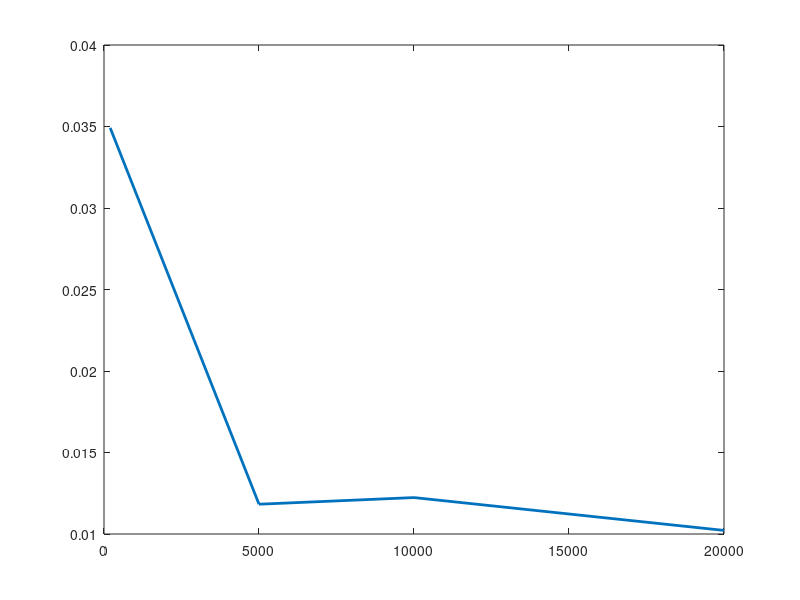

Write MATLAB code to recreate this figure. (Note: this script raises an error after producing the figure.)
loss = [0.514412
0.272280
0.150672
0.108158
0.062546
0.058278
 0.027409
 0.055003
 0.024240
 0.064392
 0.048987
 0.033239
];
loss2 = [0.545299
0.285499
0.167898
0.109100
0.071459
0.072415
 0.048740
 0.056779
 0.029078
 0.046463
 0.029907
 0.036110
 0.032193
 0.015440
 0.022193
 0.024627
 0.036913
 0.036324
 0.028556
 0.022543
 0.010616
 0.053716
 0.016277
 0.031072
 0.005319
 0.062334
 0.005951
 0.022549
 0.013010
 0.017921
 0.017479
 0.047933
 0.006942
 0.028462
 0.022033
 0.017757
 0.019305
 0.027214
 0.022688
 0.035099
 0.031830
 0.013661
 0.022615
 0.015678
 0.031484
 0.028633
 0.019599
 0.012504
 0.034258
 0.043792
 0.016204
 0.021677
 0.033113
 0.011450
 0.008566
 0.020746
 0.029406
 0.027366
 0.014711
 0.009307
 0.012653
 0.014575
];
loss3=[0.683522
0.410695
0.225957
0.142794
0.097296
0.061476
0.054220
0.047013
0.022569
0.026388
0.024506
0.037410
0.029411
0.044334
0.021112
0.044064
0.038520
0.032417
0.019427
0.025448
0.016594
0.015422
0.033926
0.030122
0.026556
0.047848
0.022501
0.037950
0.012168
0.017190
0.011604
0.062488
0.037429
0.027359
0.018442
0.032888
0.025943
0.030505
0.026620
0.014976
0.022558
0.013463
0.018988
0.022495
0.019498
0.016779
0.035799
0.030030
0.019943
0.027342
0.018826
0.042322
0.043187
0.013629
0.009454
0.016498
0.029777
0.033811
0.035293
0.018700
0.019512
0.015113
 0.022685
 0.018748
 0.014739
 0.011896
 0.029684
 0.008722
 0.014827
 0.028115
 0.017411
 0.028545
 0.016652
 0.018419
 0.010773
 0.025963
 0.017043
 0.032319
 0.007529
 0.006350
 0.008861
 0.007262
 0.019126
 0.008435
 0.018280
 0.022359
 0.012268
 0.016271
 0.012109
 0.013772
 0.011434
 0.005775
 0.014124
 0.021153
 0.013148
 0.025940
 0.008827
 0.025755
 0.016534
 0.026068
 0.013359
 0.023575
 0.021445
 0.007558
 0.021684
 0.045617
 0.015629
 0.009720
 0.023507
 0.017161
 0.010415
 0.012087
 0.032421
 0.013403
 0.012688
 0.012044
 0.015184
 0.006808
 0.009521
 0.015310
 0.034821
 0.014180
 0.012756
 0.015191
 0.014865
 0.007668
 0.020302
 0.018911
 0.016436
 0.016158
 0.024971
 0.023198
 0.011569
 0.017139
 0.004177
 0.019643
 0.005519
 0.025082
 0.014106
 0.010388
 0.016047
 0.023778
 0.005671
 0.021264
 0.013359
 0.008624
 0.022654
 0.012228
 0.021401
 0.012459
 0.012270
 0.009158
 0.015376
 0.011803
 0.020634
 0.017490
 0.015531
 0.011213
 0.006976
 0.018359
 0.020475
 0.023104
 0.017297
 0.008054
 0.019918
 0.015577
 0.018564
 0.012478
 0.007784
 0.012051
 0.023967
 0.010182
 0.011542
 0.005675
 0.017512
 0.010288
 0.008010
 0.012005
 0.008650
 0.005968
 0.016643
 0.016597
 0.018226
 0.010966
 0.016245
 0.016493
 0.021544
 0.017712
 0.013769
 0.019420
 0.010952
 0.015841
 0.003757
 0.013972
 0.015622
 0.010523
 0.022813
 0.006587
 0.006406
 0.009138
 0.014871
 0.028293
 0.017717
 0.014654
 0.016861
 0.016344
 0.017165
 0.007421
 0.007664
 0.019850
 0.013081
 0.009026
 0.008151
 0.005085
 0.008457
 0.021379
 0.014046
 0.014283
 0.014354
 0.006716
 0.013030
 0.020715
 0.007900
 0.009667
 0.021352
 0.011259
 0.011299
 0.006254
 0.006906
 0.011015
 0.020733
 0.016526
 0.010123
 0.006331
 0.008353
 0.007366
 0.023905
 0.008863
 0.011658
 0.007703
 0.010826
 0.015630
 0.016174
 0.016483
 0.003269
 0.005991
 0.016291
 0.006841
 0.014403
 0.007707
 0.016913
 0.014730
 0.014560
 0.013218
 0.008194
 0.011053
 0.010350
 0.005592
 0.008792
 0.009604
 0.008071
 0.031592
 0.008521
 0.008210
 0.016494
 0.012440
 0.009338
 0.010675
 0.019944
 0.004637
 0.009280
 0.011081
 0.007984
 0.008129
 0.011787
 0.011528
 0.009278
 0.011777
 0.015956
 0.005995
 0.006752
 0.023047
 0.006589
 0.005153
 0.008765
 0.023315
 0.007038
 0.008105
 0.007505
 0.017779
 0.018231
 0.010070
 0.008270
 0.015714
 0.008196
 0.007263
 0.016147
 0.005339
 0.006082
 0.014686
 0.005783
 0.012205
 0.018774
 0.007561
 0.006628
 0.003870
 0.008738
 0.007964
 0.006465
 0.003765
 0.017490
 0.008306
 0.006367
 0.006957
 0.003474
 0.012514
 0.012400
 0.004603
 0.010032
 0.014180
 0.016352
 0.006373
 0.010765
 0.007908
 0.012132
 0.004487
 0.018369
 0.020235
 0.017289
 0.008723
 0.009568
 0.021873
 0.008444
 0.026568
 0.014000
 0.007172
 0.007208
 0.005766
 0.009691
 0.027616
 0.017268
 0.013804
 0.009900
 0.026666
 0.003391
 0.018844
 0.017536
 0.012674
 0.019014
 0.007376
 0.021925
 0.008245
 0.014000
 0.014320
 0.021378
 0.009731
 0.007483
 0.004626
 0.016954
 0.015768
 0.009293
 0.014560
 0.015449
 0.005905
 0.020404
 0.007815
 0.017112
 0.011761
 0.005096
 0.002652
 0.016699
 0.038120
 0.016279
 0.026913
 0.029280
 0.012949
 0.004658
 0.020083
 0.002054
 0.006748
 0.018047
 0.016677
 0.015419
 0.015319
 0.008680
 0.019907
 0.008153
 0.002508
 0.015124
 0.017878
 0.011690
 0.028086
 0.012602
 0.010150
 0.032490
 0.026005
 0.028535
 0.011278
 0.011811
 0.010740
 0.008281
 0.015393
 0.010041
 0.010256
 0.004194
 0.011010
 0.019047
 0.025869
 0.025566
 0.015817
 0.026512
 0.016582
 0.014490
 0.010674
 0.007401
 0.040739
 0.013381
 0.008618
 0.009201
 0.011191
 0.012050
 0.002797
 0.014556
 0.009948
 0.015311
 0.007481
 0.012336
 0.018282
 0.015769
 0.022537
 0.012794
 0.011110
 0.014009
 0.008554
 0.004643
 0.013591
 0.007173
 0.011444
 0.021132
 0.012940
 0.024820
 0.010027
 0.007681
 0.009216
 0.009933
 0.003146
 0.015167
 0.023202
 0.010127
 0.007399
 0.020198
 0.014905
 0.006877
 0.004908
 0.026132
 0.012022
 0.016704
 0.009139
 0.006666
 0.003778
 0.026920
 0.012163
 0.013676
 0.006858
 0.015185
 0.010753
 0.025602
 0.007955
 0.010976
 0.013156
 0.003516
 0.010513
 0.018284
 0.018212
 0.010992
 0.012962
 0.014529
 0.028408
 0.027240
 0.013631
 0.020987
 0.010640
 0.004354
 0.007871
 0.002759
 0.007288
 0.026339
 0.007701
 0.016238
 0.031080
 0.006225
 0.009353
 0.014921
 0.007886
 0.013186
 0.021266
 0.004881
 0.008920
 0.009042
 0.014256
 0.006553
 0.009761
 0.056092
 0.025113
 0.032900
 0.011843
 0.011996
 0.010642
 0.016676
 0.010579
 0.007957
 0.012955
 0.013691
 0.017115
 0.015779
 0.009554
 0.028190
 0.012810
 0.013217
 0.011130
 0.029676
 0.021497
 0.008109
 0.003882
 0.013387
 0.020356
 0.007011
 0.014245
 0.005117
 0.003302
 0.010415
 0.001282
 0.009526
 0.012404
 0.028545
 0.006146
 0.005232
 0.008368
 0.007169
 0.021519
 0.015523
 0.012725
 0.007932
 0.006366
 0.011487
 0.012199
 0.002971
 0.014476
 0.019623
 0.003481
 0.007831
 0.010449
 0.020860
 0.008323
 0.013370
 0.005658
 0.019046
 0.009889
 0.024582
 0.007778
 0.007585
 0.005952
 0.006543
 0.020796
 0.013027
 0.005928
 0.013782
 0.017549
 0.011934
 0.006887
 0.008550
 0.014508
 0.012039
 0.014317
 0.003982
 0.007541
 0.004488
 0.014768
 0.009293
 0.016703
 0.007881
 0.010466
 0.012855
 0.007138
 0.018107
 0.010545
 0.003692
 0.007024
 0.007345
 0.014200
 0.016324
 0.010162
 0.010048
 0.002663
 0.003232
 0.015476
 0.009884
 0.022988
 0.011652
 0.017621
 0.005588
 0.007840
 0.007766
 0.013995
 0.021798
 0.012141
 0.014956
 0.024336
 0.007827
 0.027227
 0.010948
 0.010062
 0.005162
 0.015367
 0.010307
 0.006901
 0.009148
 0.006537
 0.019215
 0.014714
 0.014921
 0.013632
 0.007576
 0.008931
];
loss(length(loss):length(loss3))= NaN;
loss2(length(loss2):length(loss3))= NaN;
plot(1:16:16*length(loss3),loss3,'LineWidth',2)
ylabel('Cross Entropy Loss')
xlabel('Iteration Number')
%%
loss_256 = [0.03491373159226001 0.011827537337456479 0.012234764807895614 0.01021996247127247 ];
loss_128=[0.13872451788386492 0.012961552783046615 0.01280779115636613 0.010203562263351467];
loss_64=[0.2611253304392334 0.017942624453979535 0.013578898802318969 0.010853669161656936];
iter = [200 5000 10000 20000];
a =plot(iter,loss_256,'LineWidth',2);
ax = gca;
ax.XAxis.TickLabelFormat = '%4d';
ax.XAxis.Exponent = 0;
hold on
plot(iter,loss_128,'LineWidth',2)
hold on
plot(iter,loss_64,'LineWidth',2)
set(gca,'xtick',iter)
legend('Feature Depth: 256','Feature Depth: 128','Feature Depth: 64')
ylabel('Cross Entropy Loss (average)')
xlabel('Number of Iterations')